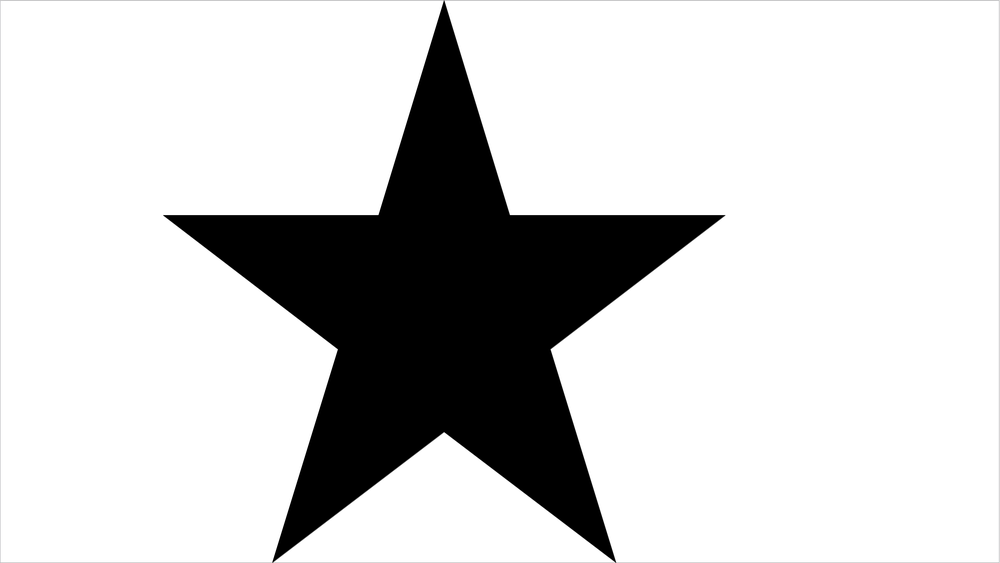
#> input picture fig/1.png, 1000 x 563 px, shrunk from 2711 x 1526 before the run; its folder holds only this picture in this run
$ python preprocess_shapes.py
#> lines starting #> are read from the running program, lines starting #| are printed output that depends on the picture; after the words box and inside, x2 and y2 are one past the last pixel; in counts of white or black regions, pixels touching at a corner belong together
#!/usr/bin/env python3
"""Image preprocessing script for Assembly Swarm Environment.

This script processes target shape images (PNG files) and creates a pickle
file containing the grid coordinates for use in training.

The script:
1. Loads PNG images from a specified folder
2. Converts to binary using Otsu's thresholding
3. Extracts grid cell centers from the shape
4. Scales coordinates to physical units
5. Saves results to a pickle file

Usage:
    python preprocess_shapes.py --image_dir /path/to/images --output results.pkl

    # Or use defaults (looks for fig/ directory in project root)
    python preprocess_shapes.py

The output pickle contains:
    - 'l_cell': List of grid cell sizes for each shape
    - 'grid_coords': List of (n_grid, 2) arrays with grid centers
    - 'binary_image': List of binary image arrays (for visualization)
    - 'shape_bound_points': List of bounding boxes [x_min, x_max, y_min, y_max]
"""

from typing import Dict, List, Any, Optional
from pathlib import Path
import numpy as np
import pickle
import os
import glob
import argparse


def process_image(
    image_path: str,
    grid_size: int = 36,
    target_height: float = 2.2,
    visualize: bool = False,
) -> Dict[str, Any]:
    """Process a single image to extract grid coordinates.

    Args:
        image_path: Path to the input PNG image
        grid_size: Pixel size for grid discretization
        target_height: Target height in physical units
        visualize: Whether to show visualization plot

    Returns:
        Dictionary with:
            - 'l_cell': Scaled grid cell size
            - 'grid_coords': Grid center coordinates (n_grid, 2)
            - 'binary_image': Processed binary image
            - 'shape_bound_points': Bounding box [x_min, x_max, y_min, y_max]
    """
#> called with image_path = 'fig/1.png', grid_size = 36, target_height = 2.2, visualize = False
    try:
        import cv2
    except ImportError:
        raise ImportError("OpenCV (cv2) is required. Install with: pip install opencv-python")

    # Load and binarize the input image
    gray_image = cv2.imread(image_path, cv2.IMREAD_GRAYSCALE)
    if gray_image is None:
        raise ValueError(f"Could not load image: {image_path}")

    _, binary_image = cv2.threshold(
        gray_image, 0, 255, cv2.THRESH_BINARY + cv2.THRESH_OTSU
    )
#> binary_image: shape (563, 1000); 81.7% white; 1 black region, box (x1, y1, x2, y2) and area: (163, 1, 725, 563) 103242

    # Crop image to shape boundaries
    black_pixels = np.argwhere(binary_image == 0)
#> black_pixels = 103242 pairs, first value 1 to 562, second value 163 to 724
    if len(black_pixels) == 0:
        raise ValueError(f"No black pixels found in image: {image_path}")

    min_y, min_x = black_pixels.min(axis=0)
#> min_y = 1; min_x = 163
    max_y, max_x = black_pixels.max(axis=0)
#> max_y = 562; max_x = 724
    binary_image = binary_image[min_y:max_y + 1, min_x:max_x + 1]
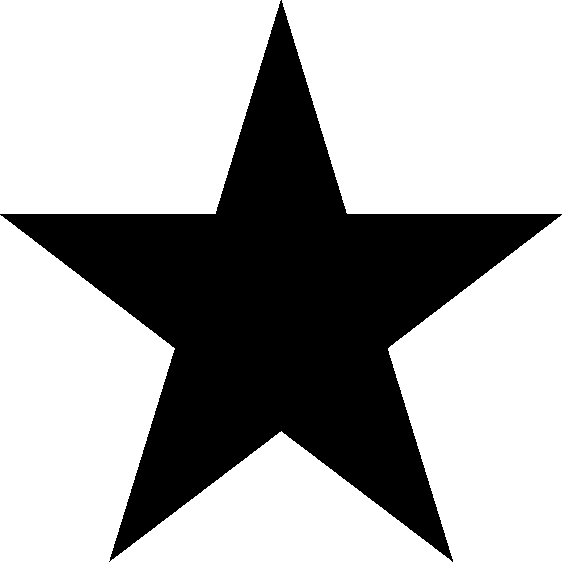
#> binary_image: shape (562, 562); 67.3% white; 1 black region, box (x1, y1, x2, y2) and area: (0, 0, 562, 562) 103242

    # Flip vertically (origin at bottom-left for consistency with environment)
    height, width = binary_image.shape
    binary_image = np.flipud(binary_image)
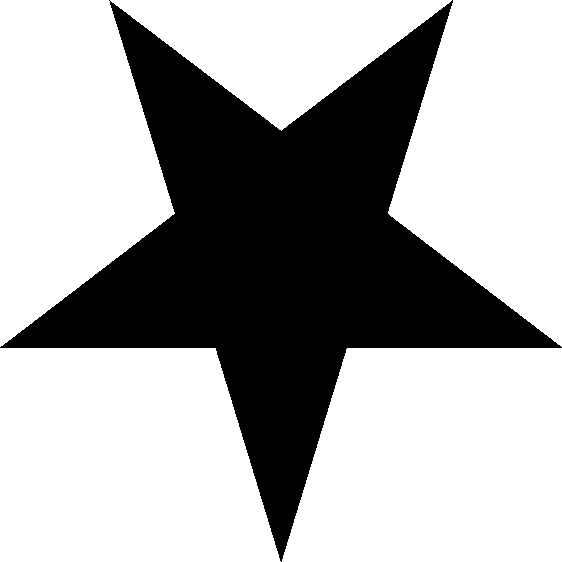
#> binary_image: shape (562, 562); 67.3% white; 1 black region, box (x1, y1, x2, y2) and area: (0, 0, 562, 562) 103242

    # Extract grid centers from black regions
    black_grid_coords = []
    for i in range(grid_size, height - grid_size, grid_size):
        for j in range(grid_size, width - grid_size, grid_size):
            # Extract current grid section
            grid_section = binary_image[i:i + grid_size, j:j + grid_size]

            # Calculate grid center coordinates
            center_x = j + grid_size / 2
            center_y = i + grid_size / 2

            # Check if grid is entirely within black region
            black_pixel_count = np.sum(grid_section == 0)
            total_pixel_count = grid_size * grid_size
            black_pixel_ratio = black_pixel_count / total_pixel_count

            # Save grid center if fully within target shape
            if black_pixel_ratio >= 1.0:
                black_grid_coords.append([center_x, center_y])
#> after the loop, black_grid_coords = 46 pairs, first value 126 to 450, second value 90 to 450

    if len(black_grid_coords) == 0:
        raise ValueError(f"No valid grid cells found in image: {image_path}")

    # Convert to numpy array
    black_grid_coords = np.array(black_grid_coords, dtype=np.float64)
    print(f"  {os.path.basename(image_path)}: {len(black_grid_coords)} grid cells")
#|   1.png: 46 grid cells

    # Center coordinates at origin
    x_mean = np.mean(black_grid_coords[:, 0])
#> x_mean = 282.5
    y_mean = np.mean(black_grid_coords[:, 1])
#> y_mean = 246.5
    black_grid_coords[:, 0] -= x_mean
    black_grid_coords[:, 1] -= y_mean

    # Calculate shape boundaries
    x_min = np.min(black_grid_coords[:, 0])
#> x_min = -156.5
    x_max = np.max(black_grid_coords[:, 0])
#> x_max = 167.5
    y_min = np.min(black_grid_coords[:, 1])
#> y_min = -156.5
    y_max = np.max(black_grid_coords[:, 1])
#> y_max = 203.5

    # Scale coordinates to target physical size
    real_height = y_max - y_min
#> real_height = 360
    if real_height == 0:
        real_height = x_max - x_min  # Use width if height is zero
    h_scale = target_height / real_height
#> h_scale = 0.00611
    grid_coords = h_scale * black_grid_coords
#> grid_coords = 46 pairs, first value -0.957 to 1.02, second value -0.957 to 1.24
    l_cell = grid_size * h_scale
#> l_cell = 0.22

    # Calculate scaled boundary points
    shape_bound_points = np.array([
        (x_min - x_mean) * h_scale,
        (x_max - x_mean) * h_scale,
        (y_min - y_mean) * h_scale,
        (y_max - y_mean) * h_scale,
    ])
#> shape_bound_points = [-2.68, -0.703, -2.46, -0.263]

    # Optional visualization
    if visualize:
        try:
            import matplotlib.pyplot as plt
            fig, axes = plt.subplots(1, 2, figsize=(12, 5))

            # Original binary image
            axes[0].imshow(binary_image, cmap='gray', origin='lower')
            axes[0].set_title('Binary Image')

            # Grid centers
            axes[1].scatter(grid_coords[:, 0], grid_coords[:, 1],
                          c='green', s=20, alpha=0.8)
            axes[1].set_aspect('equal')
            axes[1].set_title(f'Grid Centers ({len(grid_coords)} cells)')
            axes[1].grid(True, alpha=0.3)

            plt.tight_layout()
            plt.show()
        except ImportError:
            print("  matplotlib not available for visualization")

    return {
        'l_cell': l_cell,
        'grid_coords': grid_coords,
        'binary_image': binary_image,
        'shape_bound_points': shape_bound_points,
    }


def process_image_folder(
    image_dir: str,
    output_file: str,
    grid_size: int = 36,
    target_height: float = 2.2,
    visualize: bool = False,
) -> str:
    """Process all PNG images in a folder and save to pickle.

    Args:
        image_dir: Directory containing PNG images
        output_file: Path for output pickle file
        grid_size: Pixel size for grid discretization
        target_height: Target height in physical units
        visualize: Whether to show visualization for each image

    Returns:
        Path to the created pickle file
    """
    # Find all PNG images
    image_paths = glob.glob(os.path.join(image_dir, '*.png'))

    # Sort by numeric filename if possible (e.g., 1.png, 2.png, ...)
    def sort_key(path):
        name = os.path.basename(path).split('.')[0]
        try:
            return int(name)
        except ValueError:
            return name

    image_paths = sorted(image_paths, key=sort_key)

    if len(image_paths) == 0:
        raise FileNotFoundError(f"No PNG images found in: {image_dir}")

    print(f"Processing {len(image_paths)} images from: {image_dir}")

    # Process each image
    results = {
        "l_cell": [],
        "grid_coords": [],
        "binary_image": [],
        "shape_bound_points": [],
    }

    for image_path in image_paths:
        try:
            data = process_image(
                image_path,
                grid_size=grid_size,
                target_height=target_height,
                visualize=visualize,
            )
#> data = 4 items
            results["l_cell"].append(data['l_cell'])
            results["grid_coords"].append(data['grid_coords'])
            results["binary_image"].append(data['binary_image'])
            results["shape_bound_points"].append(data['shape_bound_points'])
        except Exception as e:
            print(f"  Warning: Failed to process {image_path}: {e}")

    if len(results["grid_coords"]) == 0:
        raise ValueError("No images were successfully processed")

    # Save to pickle
    output_path = Path(output_file)
    output_path.parent.mkdir(parents=True, exist_ok=True)

    with open(output_path, 'wb') as f:
        pickle.dump(results, f)

    print(f"\nSaved {len(results['grid_coords'])} shapes to: {output_path}")
    print(f"  Grid cells per shape: {[len(g) for g in results['grid_coords']]}")
    print(f"  Cell sizes: {[f'{l:.3f}' for l in results['l_cell']]}")

    return str(output_path)


def get_default_paths():
    """Get default image directory and output file paths.

    Default location: jaxMARL/fig/
    """
    # Navigate from this file: cfg/ -> jax_marl/ -> jaxMARL/
    current_dir = Path(__file__).resolve().parent
    jaxmarl_root = current_dir.parent.parent  # jaxMARL/

    # Default location: jaxMARL/fig/
    image_dir = jaxmarl_root / "fig"
    output_file = image_dir / "results.pkl"

    return str(image_dir), str(output_file)


def main():
    """Main entry point for command-line usage."""
    default_image_dir, default_output = get_default_paths()

    parser = argparse.ArgumentParser(
        description="Preprocess shape images for Assembly Swarm Environment"
    )
    parser.add_argument(
        "--image_dir",
        type=str,
        default=default_image_dir,
        help=f"Directory containing PNG images (default: {default_image_dir})"
    )
    parser.add_argument(
        "--output",
        type=str,
        default=default_output,
        help=f"Output pickle file path (default: {default_output})"
    )
    parser.add_argument(
        "--grid_size",
        type=int,
        default=36,
        help="Grid size in pixels for discretization (default: 36)"
    )
    parser.add_argument(
        "--target_height",
        type=float,
        default=2.2,
        help="Target height in physical units (default: 2.2)"
    )
    parser.add_argument(
        "--visualize",
        action="store_true",
        help="Show visualization for each processed image"
    )

    args = parser.parse_args()

    try:
        process_image_folder(
            image_dir=args.image_dir,
            output_file=args.output,
            grid_size=args.grid_size,
            target_height=args.target_height,
            visualize=args.visualize,
        )
    except FileNotFoundError as e:
        print(f"Error: {e}")
        print(f"\nMake sure PNG images exist in: {args.image_dir}")
        print("Or specify a different directory with --image_dir")
        exit(1)


if __name__ == "__main__":
    main()

$ run again, on fig/7.png
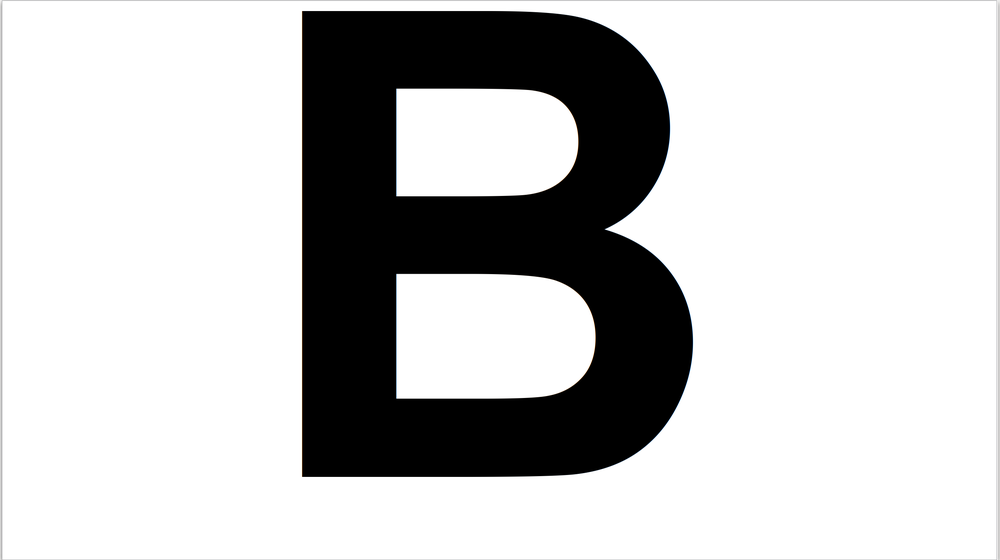
#> input picture fig/7.png, 1000 x 560 px, shrunk from 2622 x 1469 before the run
#> in process_image, `_, binary_image = cv2.threshold( gray_image, 0, 255, cv2.THRESH_BINARY..`:
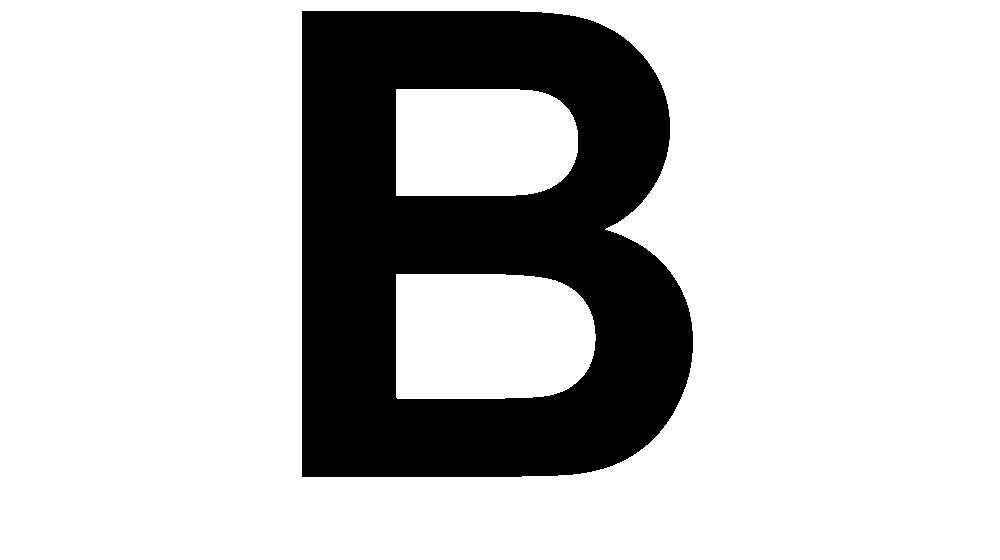
#> binary_image: shape (560, 1000); 77.8% white; 1 black region, box (x1, y1, x2, y2) and area: (302, 11, 693, 477) 124182
#> black_pixels = 124182 pairs, first value 11 to 476, second value 302 to 692
#> min_y = 11; min_x = 302
#> max_y = 476; max_x = 692
#> in process_image, `binary_image = np.flipud(binary_image)`:
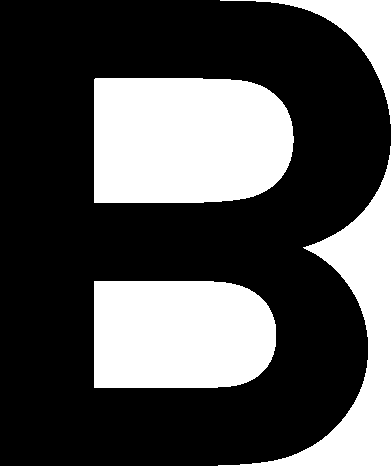
#> binary_image: shape (466, 391); 31.8% white; 4 white regions, box (x1, y1, x2, y2) and area: (94, 78, 294, 203) 23142, (94, 281, 276, 388) 18254, (218, 146, 391, 466) 12690, (220, 0, 391, 124) 3938
#> after the loop in process_image, `for i in range(grid_size, height - grid_size, grid_size):`: black_grid_coords = 41 pairs, first value 54 to 342, second value 54 to 414
#|   7.png: 41 grid cells
#> x_mean = 185.7
#> y_mean = 233.1
#> x_min = -131.7
#> x_max = 156.3
#> y_min = -179.1
#> y_max = 180.9
#> real_height = 360
#> h_scale = 0.00611
#> grid_coords = 41 pairs, first value -0.805 to 0.955, second value -1.09 to 1.11
#> l_cell = 0.22
#> shape_bound_points = [-1.94, -0.18, -2.52, -0.319]
#> data = 4 items

$ run again, on fig/8.png
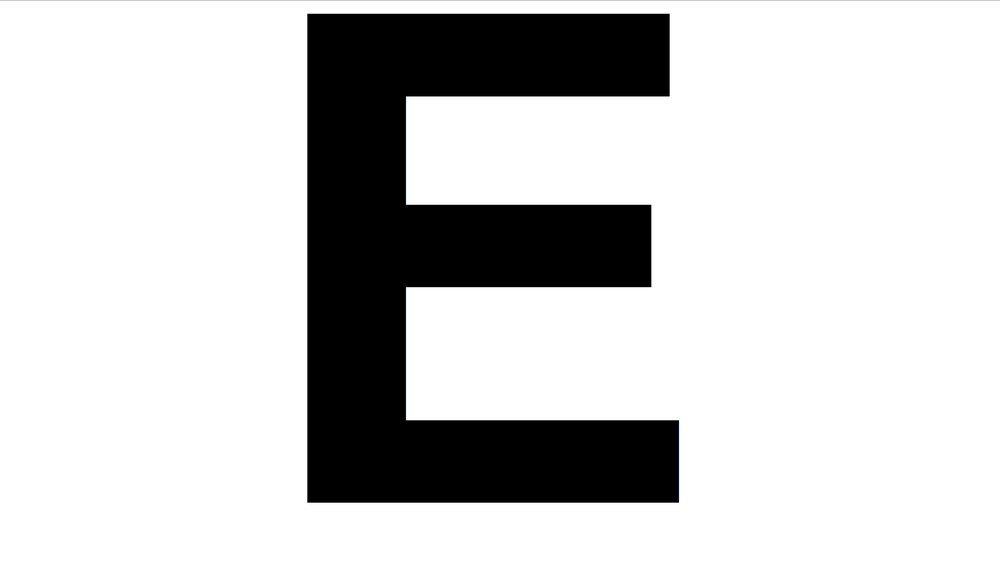
#> input picture fig/8.png, 1000 x 574 px, shrunk from 2748 x 1577 before the run
#> black_pixels = 112807 pairs, first value 14 to 502, second value 307 to 678
#> min_y = 14; min_x = 307
#> max_y = 502; max_x = 678
#> in process_image, `binary_image = binary_image[min_y:max_y + 1, min_x:max_x + 1]`:
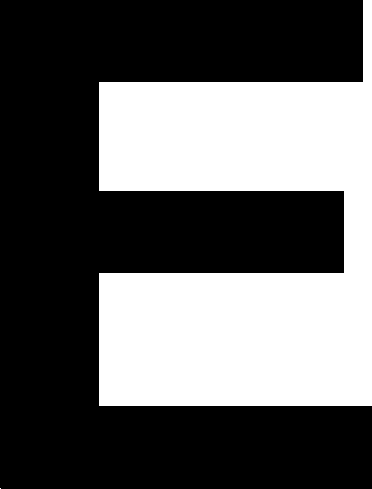
#> binary_image: shape (489, 372); 38% white; 2 white regions (1 under 20 px), largest, box (x1, y1, x2, y2) and area: (99, 0, 372, 406) 69100
#> in process_image, `binary_image = np.flipud(binary_image)`:
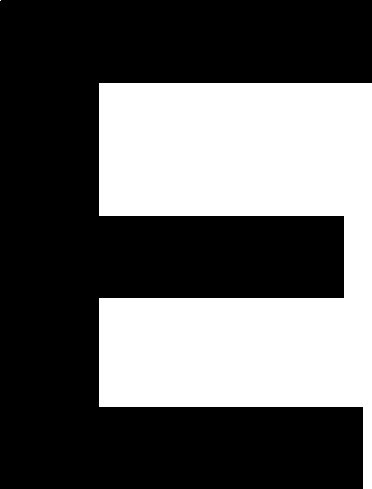
#> binary_image: shape (489, 372); 38% white; 2 white regions (1 under 20 px), largest, box (x1, y1, x2, y2) and area: (99, 83, 372, 489) 69100
#> after the loop in process_image, `for i in range(grid_size, height - grid_size, grid_size):`: black_grid_coords = 42 pairs, first value 54 to 342, second value 54 to 450
#|   8.png: 42 grid cells
#> x_mean = 163.7
#> y_mean = 252
#> x_min = -109.7
#> x_max = 178.3
#> y_min = -198
#> y_max = 198
#> real_height = 396
#> h_scale = 0.00556
#> grid_coords = 42 pairs, first value -0.61 to 0.99, second value -1.1 to 1.1
#> l_cell = 0.2
#> shape_bound_points = [-1.52, 0.081, -2.5, -0.3]
#> data = 4 items
